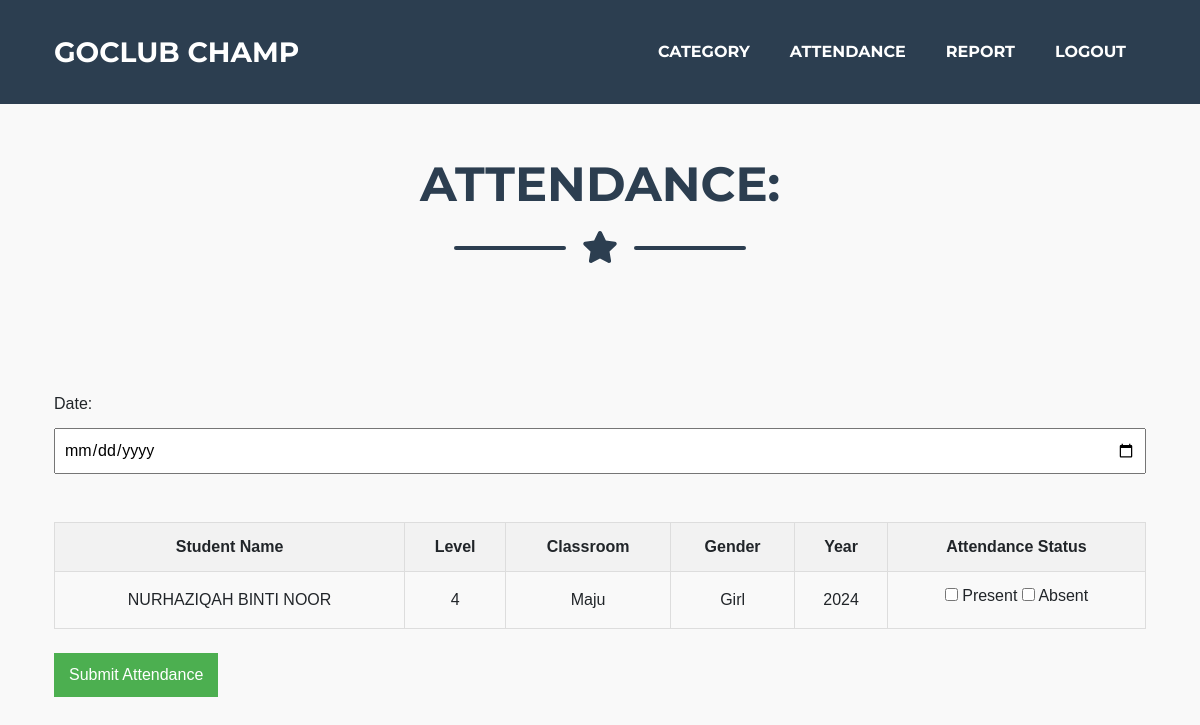
Page /attendanceblue.php on the committed database.
### tables this page shows
CREATE TABLE `blue` (
  `id` int(11) NOT NULL,
  `name` varchar(50) NOT NULL,
  `level` int(11) NOT NULL,
  `classroom` varchar(50) NOT NULL,
  `gender` varchar(11) NOT NULL,
  `year` varchar(50) NOT NULL
);

### attendanceblue.php (the view, shortened to what this page needs)
<!DOCTYPE html>
<html lang="en">
<head>
    <link href="css/styles.css" rel="stylesheet" />
</head>
<body id="page-top">
    <nav class="navbar navbar-expand-lg bg-secondary text-uppercase fixed-top" id="mainNav">
        <div class="container">
            <a class="navbar-brand js-scroll-trigger" href="#page-top">GOCLUB CHAMP</a>
            <div class="collapse navbar-collapse" id="navbarResponsive">
                <ul class="navbar-nav ml-auto">
                   <li class="nav-item mx-0 mx-lg-1"><a class="nav-link py-3 px-0 px-lg-3 rounded js-scroll-trigger" href="Category.php">CATEGORY</a></li>
				   <li class="nav-item mx-0 mx-lg-1"><a class="nav-link py-3 px-0 px-lg-3 rounded js-scroll-trigger" href="attendanceblue.php">ATTENDANCE</a>
				   <li class="nav-item mx-0 mx-lg-1"><a class="nav-link py-3 px-0 px-lg-3 rounded js-scroll-trigger" href="report.php">REPORT</a>
                   <li class="nav-item mx-0 mx-lg-1"><a class="nav-link py-3 px-0 px-lg-3 rounded js-scroll-trigger" href="logout.php">LOGOUT</a></li>
                </ul>
            </div>
        </div>
    </nav>
    <section class="page-section portfolio" id="portfolio">
        <div class="container"><br><br>
            <h2 class="page-section-heading text-center text-uppercase text-secondary mb-0">ATTENDANCE:</h2>
            <div class="divider-custom">
                <div class="divider-custom-line"></div>
                <div class="divider-custom-icon"><i class="fas fa-star"></i></div>
                <div class="divider-custom-line"></div>
            </div>
            <center>
                <div class="row justify-content-center">
                    <div class="col-md-6 col-lg-4 mb-5">
                        <div class="portfolio-item mx-auto" data-toggle="modal" data-target="#portfolioModal1">
                        </div>
                    </div>
                </div>
            </center>
            <form action="tblattendace.php" method="post">
                <label for="date">Date:</label>
                <input type="date" id="date" name="date" required><br><br>
                <table>
                    <tr>
                        <th>Student Name</th>
						<th>Level</th>
						<th>Classroom</th>
						<th>Gender</th>
						<th>Year</th>
                        <th>Attendance Status</th>
                    </tr>
                    <?php
                    include 'dblink.php';
                    $sql = "SELECT name,level, classroom, gender, year FROM blue";
                    $result = $conn->query($sql);
                    if ($result->num_rows > 0) {
                        while($row = $result->fetch_assoc()) {
                            echo "<tr>";
                            echo "<td style='text-transform:uppercase;'>" . htmlspecialchars($row['name']) . "</td>";
							echo "<td>" . htmlspecialchars($row['level']) . "</td>";
							echo "<td>" . htmlspecialchars($row['classroom']) . "</td>";
							echo "<td>" . htmlspecialchars($row['gender']) . "</td>";
							echo "<td>" . htmlspecialchars($row['year']) . "</td>";
                            echo '<td>
                                <label><input type="checkbox" name="status[' . htmlspecialchars($row['name']) . ']" value="Present"> Present</label>
                                <label><input type="checkbox" name="status[' . htmlspecialchars($row['name']) . ']" value="Absent"> Absent</label>
                            </td>';
                            echo "</tr>";
                        }
                    } else {
                        echo "<tr><td colspan='2'>No students found</td></tr>";
                    }
                    ?>
                </table><br>
                <input type="submit" value="Submit Attendance">
            </form>
        </div>
    </section>
</body>
</html>

### attendanceblue.php (style rules this page uses)
body { font-family: Arial, sans-serif; background-color: #f9f9f9; margin: 0; padding: 20px; }
table { width: 100%; border-collapse: collapse; margin-top: 20px; }
table, th, td { border: 1px solid #ddd; }
th, td { padding: 12px; text-align: center; }
th { background-color: #f2f2f2; }
input[type="text"], input[type="date"] { width: 100%; padding: 8px; margin: 4px 0; box-sizing: border-box; }
input[type="submit"] { background-color: #4CAF50; color: white; padding: 10px 15px; border: none; cursor: pointer; }

### rows in the picture
blue: name "NURHAZIQAH BINTI NOOR", level "4", classroom "Maju", gender "Girl", year "2024"
